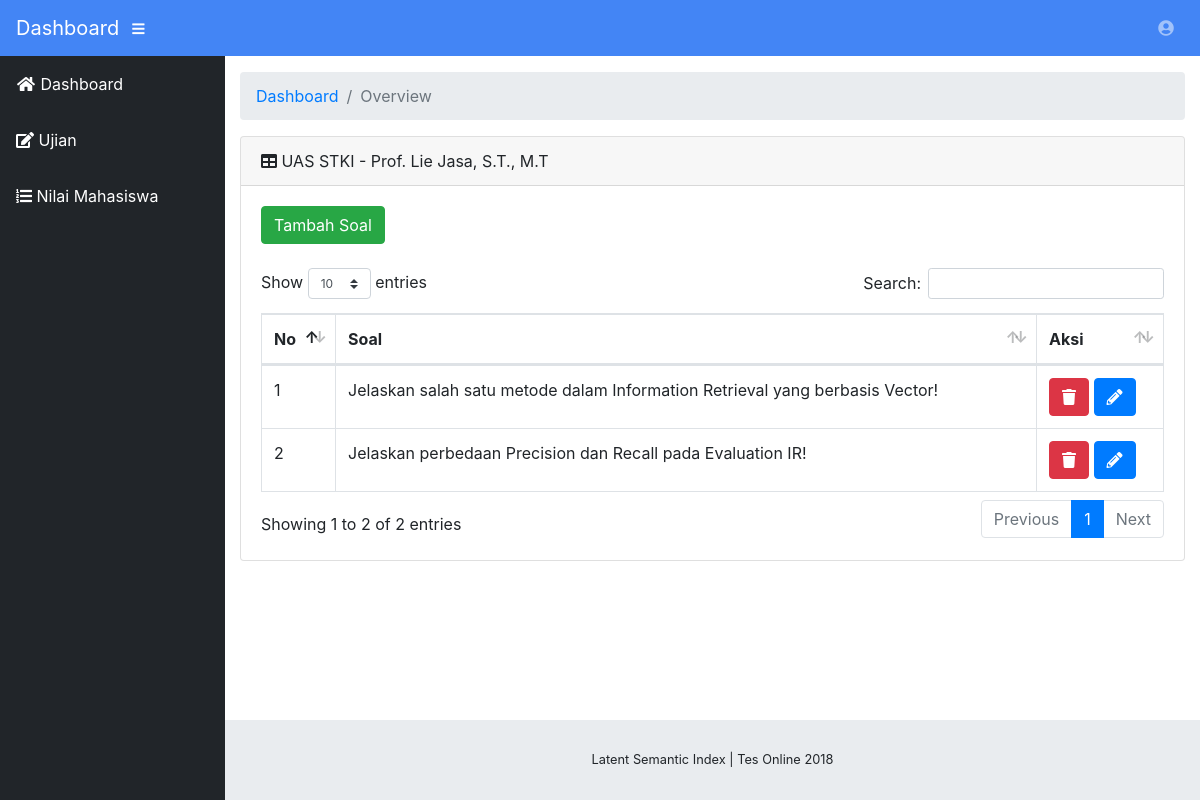
The app's page /include/dosen/index.php?page=ujian&id_ujian=1, older data.
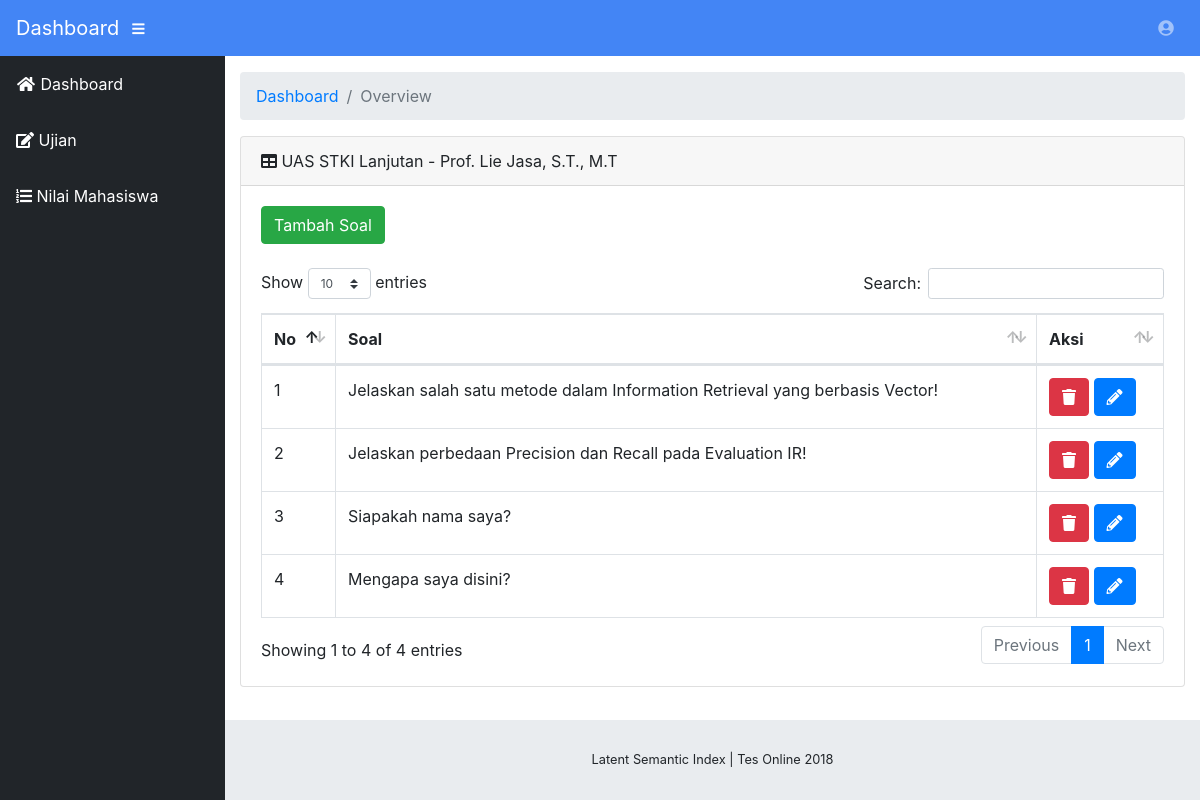
The same page, newer data.
### tables this page shows
CREATE TABLE `tb_ujian` (
  `id_ujian` int(10) NOT NULL AUTO_INCREMENT,
  `nama_ujian` varchar(255) DEFAULT NULL,
  `tgl_buat_ujian` datetime DEFAULT NULL,
  `tgl_selesai_ujian` datetime DEFAULT NULL,
  `id_dosen` int(11) DEFAULT NULL,
  `status_ujian` enum('Aktif','Selesai','Dihapus') DEFAULT NULL,
  PRIMARY KEY (`id_ujian`),
  KEY `id_dosen` (`id_dosen`),
  CONSTRAINT `tb_ujian_ibfk_1` FOREIGN KEY (`id_dosen`) REFERENCES `tb_dosen` (`id_dosen`)
);

CREATE TABLE `tb_soal` (
  `id_soal` int(10) NOT NULL AUTO_INCREMENT,
  `nomor_soal` int(2) DEFAULT NULL,
  `id_ujian` int(11) DEFAULT NULL,
  `soal` varchar(255) DEFAULT NULL,
  PRIMARY KEY (`id_soal`),
  KEY `id_ujian` (`id_ujian`),
  CONSTRAINT `tb_soal_ibfk_1` FOREIGN KEY (`id_ujian`) REFERENCES `tb_ujian` (`id_ujian`)
);

CREATE TABLE `tb_dosen` (
  `id_dosen` int(10) NOT NULL AUTO_INCREMENT,
  `nama_dosen` varchar(255) DEFAULT NULL,
  `username_dosen` varchar(255) DEFAULT NULL,
  `password_dosen` varchar(255) DEFAULT NULL,
  PRIMARY KEY (`id_dosen`)
);

### include/dosen/content_lihat_ujian.php (the view)
<?php
	$id_ujian = $_GET['id_ujian'];
	$data_ujian = mysqli_query($conn, "SELECT * FROM tb_ujian INNER JOIN tb_dosen ON tb_ujian.`id_dosen`=tb_dosen.`id_dosen` WHERE id_ujian=$id_ujian");
	foreach ($data_ujian as $ujian) {
		$nama_ujian = $ujian['nama_ujian'];
		$nama_dosen = $ujian['nama_dosen'];
	}
?>
<div class="card mb-3">
	<div class="card-header">
		<i class="fas fa-table"></i> <?php echo $nama_ujian." - ".$nama_dosen;?>
	</div>
	<div class="card-body">
		<a class="btn-success btn" href="?page=ujian&id_ujian=<?php echo $id_ujian?>&aksi=tambah_soal">Tambah Soal</a><br /><br />
		<div class="table-responsive">
			<table class="table table-bordered" id="dataTable" width="100%" cellspacing="0">
				<thead>
					<tr>
						<th>No</th>
						<th>Soal</th>
						<th>Aksi</th>
					</tr>
				</thead>
				<tbody>
					<?php
						$semua_soal = mysqli_query($conn, "SELECT * FROM tb_soal WHERE id_ujian = $id_ujian ORDER BY nomor_soal");
						foreach ($semua_soal as $soal) {
					?>
					<tr>
						<td><?php echo $soal['nomor_soal']?></td>
						<td><?php echo $soal['soal']?></td>
						<td>
							<a class="btn btn-danger" href="javascript:void(o)">
								<i class="fas fa-trash"></i>
							</a>
							<a class="btn btn-primary" href="javascript:void(o)">
								<i class="fas fa-pencil-alt"></i>
							</a>
						</td>
					</tr>
					<?php
						}
					?>
				</tbody>
			</table>
		</div>
	</div>
</div>

Row changes from the older to the newer data that the page shows:
changed tb_ujian "Prof. Lie Jasa, S.T., M.T": nama_ujian "UAS STKI" → "UAS STKI Lanjutan"
added tb_soal: nomor_soal "3", soal "Siapakah nama saya?"
added tb_soal: nomor_soal "4", soal "Mengapa saya disini?"
Text that changed along with them:
text written by a page script: "Show entries Search: Showing 1 to 2 of 2 entries Previous 1 Next" → "Show entries Search: Showing 1 to 4 of 4 entries Previous 1 Next"
